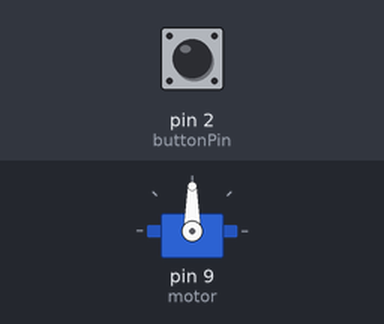
Simulated run of this sketch. Board: Arduino Uno, built with avr-gcc and run on an emulated ATmega328P. Shown: servo. Inputs (shaded band) come from the test bench; at power-on: pin 2 (buttonPin) LOW.

Above: at 1.2 s.
1.3 s: pin 2 (buttonPin) pulled HIGH for 0.15 s
At 7.0 s:
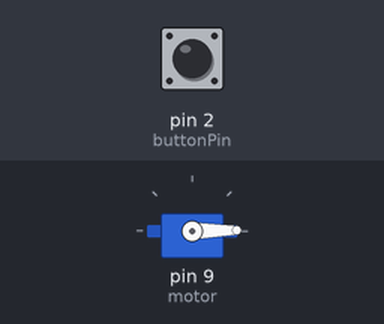
7.4 s: pin 2 (buttonPin) pulled HIGH for 1 s
At 7.8 s:
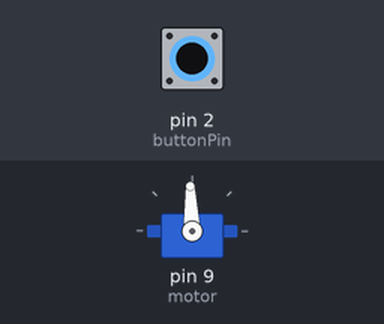
Timing chart, 0 to 13.9 s (numbered marks = the images above; inputs shaded):
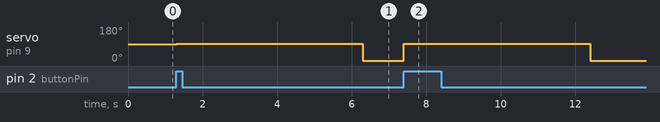

Measured:
- after the input at 1.3 s, servo on pin 9 (motor): 90° → 92° at once, → 1° 5.0 s later
- after the input at 7.4 s, servo on pin 9 (motor): 1° → 92° at once, → 1° 5.0 s later

The sketch:

detector_de_latas.ino
```cpp
#include <Servo.h>

Servo motor;
const int buttonPin = 2;
int lastButtonState = 0;
int buttonState = 0;
int buttonPushCounter = 0;


void setup() {
  motor.attach(9);
  pinMode(buttonPin, INPUT);
  motor.write(90);
}

void loop() {
  buttonState = digitalRead(buttonPin);

  if (buttonState != lastButtonState) {
    if (buttonState == HIGH) {
      buttonPushCounter++;
      motor.write(92);
      delay(5000);
      motor.write(1);
    }
    delay(15);
  }
  lastButtonState = buttonState;
}
```
